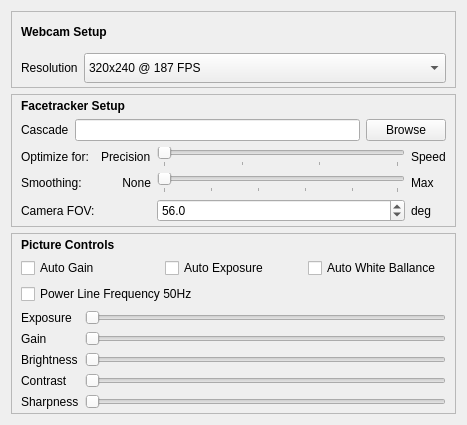
<?xml version="1.0" encoding="UTF-8"?>
<ui version="4.0">
 <class>MacPS3FtSetupForm</class>
 <widget class="QWidget" name="MacPS3FtSetupForm">
  <property name="geometry">
   <rect>
    <x>0</x>
    <y>0</y>
    <width>467</width>
    <height>425</height>
   </rect>
  </property>
  <property name="WindowTitle" stdset="0">
   <string>WebcamSetupForm</string>
  </property>
  <layout class="QVBoxLayout" name="verticalLayout_5">
   <item>
    <widget class="QFrame" name="frame">
     <property name="frameShape">
      <enum>QFrame::StyledPanel</enum>
     </property>
     <property name="frameShadow">
      <enum>QFrame::Raised</enum>
     </property>
     <layout class="QVBoxLayout" name="verticalLayout">
      <property name="topMargin">
       <number>4</number>
      </property>
      <property name="bottomMargin">
       <number>4</number>
      </property>
      <item>
       <widget class="QLabel" name="label_3">
        <property name="font">
         <font>
          <weight>75</weight>
          <bold>true</bold>
         </font>
        </property>
        <property name="text">
         <string>Webcam Setup</string>
        </property>
       </widget>
      </item>
      <item>
       <layout class="QGridLayout" name="gridLayout">
        <item row="0" column="0">
         <widget class="QLabel" name="label_15">
          <property name="sizePolicy">
           <sizepolicy hsizetype="Maximum" vsizetype="Preferred">
            <horstretch>0</horstretch>
            <verstretch>0</verstretch>
           </sizepolicy>
          </property>
          <property name="text">
           <string>Resolution</string>
          </property>
         </widget>
        </item>
        <item row="0" column="1">
         <widget class="QComboBox" name="WebcamResolutionsMac">
          <property name="sizePolicy">
           <sizepolicy hsizetype="Minimum" vsizetype="Preferred">
            <horstretch>0</horstretch>
            <verstretch>0</verstretch>
           </sizepolicy>
          </property>
          <item>
           <property name="text">
            <string>320x240 @ 187 FPS</string>
           </property>
          </item>
          <item>
           <property name="text">
            <string>320x240 @ 150 FPS</string>
           </property>
          </item>
          <item>
           <property name="text">
            <string>320x240 @ 137 FPS</string>
           </property>
          </item>
          <item>
           <property name="text">
            <string>320x240 @ 120 FPS</string>
           </property>
          </item>
          <item>
           <property name="text">
            <string>320x240 @ 100 FPS</string>
           </property>
          </item>
          <item>
           <property name="text">
            <string>320x240 @ 75 FPS</string>
           </property>
          </item>
          <item>
           <property name="text">
            <string>320x240 @ 60 FPS</string>
           </property>
          </item>
          <item>
           <property name="text">
            <string>320x240 @ 50 FPS</string>
           </property>
          </item>
          <item>
           <property name="text">
            <string>320x240 @ 37 FPS</string>
           </property>
          </item>
          <item>
           <property name="text">
            <string>320x240 @ 30 FPS</string>
           </property>
          </item>
          <item>
           <property name="text">
            <string>640x480 @ 60 FPS</string>
           </property>
          </item>
          <item>
           <property name="text">
            <string>640x480 @ 50 FPS</string>
           </property>
          </item>
          <item>
           <property name="text">
            <string>640x480 @ 40 FPS</string>
           </property>
          </item>
          <item>
           <property name="text">
            <string>640x480 @ 30 FPS</string>
           </property>
          </item>
          <item>
           <property name="text">
            <string>640x480 @ 15 FPS</string>
           </property>
          </item>
         </widget>
        </item>
       </layout>
      </item>
     </layout>
    </widget>
   </item>
   <item>
    <widget class="QFrame" name="frame_2">
     <property name="frameShape">
      <enum>QFrame::StyledPanel</enum>
     </property>
     <property name="frameShadow">
      <enum>QFrame::Raised</enum>
     </property>
     <layout class="QVBoxLayout" name="verticalLayout_4">
      <property name="topMargin">
       <number>4</number>
      </property>
      <property name="bottomMargin">
       <number>4</number>
      </property>
      <item>
       <widget class="QLabel" name="label_11">
        <property name="font">
         <font>
          <weight>75</weight>
          <bold>true</bold>
         </font>
        </property>
        <property name="text">
         <string>Facetracker Setup</string>
        </property>
        <property name="alignment">
         <set>Qt::AlignLeading|Qt::AlignLeft|Qt::AlignVCenter</set>
        </property>
       </widget>
      </item>
      <item>
       <layout class="QVBoxLayout" name="verticalLayout_2">
        <item>
         <layout class="QHBoxLayout" name="horizontalLayout_2">
          <item>
           <widget class="QLabel" name="label_45">
            <property name="text">
             <string>Cascade</string>
            </property>
           </widget>
          </item>
          <item>
           <widget class="QLineEdit" name="CascadePathMac"/>
          </item>
          <item>
           <widget class="QPushButton" name="FindCascadeMac">
            <property name="text">
             <string>Browse</string>
            </property>
           </widget>
          </item>
         </layout>
        </item>
       </layout>
      </item>
      <item>
       <layout class="QGridLayout" name="gridLayout_2">
        <item row="0" column="0">
         <widget class="QLabel" name="label_48">
          <property name="text">
           <string>Optimize for:</string>
          </property>
         </widget>
        </item>
        <item row="0" column="2">
         <widget class="QSlider" name="OptimLevelMac">
          <property name="maximum">
           <number>3</number>
          </property>
          <property name="pageStep">
           <number>1</number>
          </property>
          <property name="value">
           <number>0</number>
          </property>
          <property name="orientation">
           <enum>Qt::Horizontal</enum>
          </property>
          <property name="tickPosition">
           <enum>QSlider::TicksBelow</enum>
          </property>
         </widget>
        </item>
        <item row="0" column="3">
         <widget class="QLabel" name="label_67">
          <property name="text">
           <string>Speed</string>
          </property>
         </widget>
        </item>
        <item row="0" column="1">
         <widget class="QLabel" name="label_63">
          <property name="text">
           <string>Precision</string>
          </property>
         </widget>
        </item>
        <item row="1" column="0">
         <widget class="QLabel" name="label_12">
          <property name="text">
           <string>Smoothing:</string>
          </property>
         </widget>
        </item>
        <item row="1" column="1">
         <widget class="QLabel" name="label">
          <property name="text">
           <string>None</string>
          </property>
          <property name="alignment">
           <set>Qt::AlignRight|Qt::AlignTrailing|Qt::AlignVCenter</set>
          </property>
         </widget>
        </item>
        <item row="1" column="2">
         <widget class="QSlider" name="ExpFilterFactorMac">
          <property name="orientation">
           <enum>Qt::Horizontal</enum>
          </property>
          <property name="tickPosition">
           <enum>QSlider::TicksBelow</enum>
          </property>
          <property name="tickInterval">
           <number>20</number>
          </property>
         </widget>
        </item>
        <item row="1" column="3">
         <widget class="QLabel" name="label_2">
          <property name="text">
           <string>Max</string>
          </property>
         </widget>
        </item>
        <item row="2" column="0">
         <widget class="QLabel" name="label_68">
          <property name="text">
           <string>Camera FOV:</string>
          </property>
         </widget>
        </item>
        <item row="2" column="2">
         <widget class="QDoubleSpinBox" name="CameraFovMac">
          <property name="decimals">
           <number>1</number>
          </property>
          <property name="minimum">
           <double>30.000000000000000</double>
          </property>
          <property name="maximum">
           <double>140.000000000000000</double>
          </property>
          <property name="value">
           <double>56.000000000000000</double>
          </property>
         </widget>
        </item>
        <item row="2" column="3">
         <widget class="QLabel" name="label_69">
          <property name="text">
           <string>deg</string>
          </property>
         </widget>
        </item>
       </layout>
      </item>
     </layout>
    </widget>
   </item>
   <item>
    <widget class="QFrame" name="frame_3">
     <property name="frameShape">
      <enum>QFrame::StyledPanel</enum>
     </property>
     <property name="frameShadow">
      <enum>QFrame::Raised</enum>
     </property>
     <layout class="QVBoxLayout" name="verticalLayout_3">
      <property name="topMargin">
       <number>4</number>
      </property>
      <property name="bottomMargin">
       <number>4</number>
      </property>
      <item>
       <widget class="QLabel" name="label_9">
        <property name="text">
         <string>&lt;html&gt;&lt;head/&gt;&lt;body&gt;&lt;p&gt;&lt;span style=&quot; font-weight:600;&quot;&gt;Picture Controls&lt;/span&gt;&lt;/p&gt;&lt;/body&gt;&lt;/html&gt;</string>
        </property>
        <property name="alignment">
         <set>Qt::AlignLeading|Qt::AlignLeft|Qt::AlignVCenter</set>
        </property>
       </widget>
      </item>
      <item>
       <layout class="QHBoxLayout" name="horizontalLayout_4">
        <item>
         <widget class="QCheckBox" name="AGC">
          <property name="text">
           <string>Auto Gain</string>
          </property>
         </widget>
        </item>
        <item>
         <widget class="QCheckBox" name="AEX">
          <property name="text">
           <string>Auto Exposure</string>
          </property>
         </widget>
        </item>
        <item>
         <widget class="QCheckBox" name="AWB">
          <property name="text">
           <string>Auto White Ballance</string>
          </property>
         </widget>
        </item>
       </layout>
      </item>
      <item>
       <widget class="QCheckBox" name="PLF50">
        <property name="text">
         <string>Power Line Frequency 50Hz</string>
        </property>
       </widget>
      </item>
      <item>
       <layout class="QFormLayout" name="formLayout">
        <item row="1" column="0">
         <widget class="QLabel" name="label_5">
          <property name="text">
           <string>Exposure</string>
          </property>
         </widget>
        </item>
        <item row="1" column="1">
         <widget class="QSlider" name="EXPOSURE">
          <property name="maximum">
           <number>255</number>
          </property>
          <property name="orientation">
           <enum>Qt::Horizontal</enum>
          </property>
         </widget>
        </item>
        <item row="2" column="0">
         <widget class="QLabel" name="label_6">
          <property name="text">
           <string>Gain</string>
          </property>
         </widget>
        </item>
        <item row="2" column="1">
         <widget class="QSlider" name="GAIN">
          <property name="maximum">
           <number>63</number>
          </property>
          <property name="orientation">
           <enum>Qt::Horizontal</enum>
          </property>
          <property name="tickPosition">
           <enum>QSlider::NoTicks</enum>
          </property>
         </widget>
        </item>
        <item row="3" column="0">
         <widget class="QLabel" name="label_7">
          <property name="text">
           <string>Brightness</string>
          </property>
         </widget>
        </item>
        <item row="3" column="1">
         <widget class="QSlider" name="BRIGHTNESS">
          <property name="maximum">
           <number>255</number>
          </property>
          <property name="orientation">
           <enum>Qt::Horizontal</enum>
          </property>
         </widget>
        </item>
        <item row="4" column="0">
         <widget class="QLabel" name="label_8">
          <property name="text">
           <string>Contrast</string>
          </property>
         </widget>
        </item>
        <item row="4" column="1">
         <widget class="QSlider" name="CONTRAST">
          <property name="maximum">
           <number>255</number>
          </property>
          <property name="orientation">
           <enum>Qt::Horizontal</enum>
          </property>
         </widget>
        </item>
        <item row="5" column="0">
         <widget class="QLabel" name="label_10">
          <property name="text">
           <string>Sharpness</string>
          </property>
         </widget>
        </item>
        <item row="5" column="1">
         <widget class="QSlider" name="SHARPNESS">
          <property name="maximum">
           <number>63</number>
          </property>
          <property name="orientation">
           <enum>Qt::Horizontal</enum>
          </property>
         </widget>
        </item>
       </layout>
      </item>
     </layout>
    </widget>
   </item>
  </layout>
 </widget>
 <resources/>
 <connections/>
</ui>
